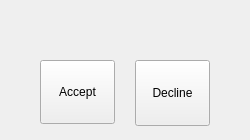
<?xml version="1.0" encoding="UTF-8"?>
<ui version="4.0">
 <class>CallerWidget</class>
 <widget class="QWidget" name="CallerWidget">
  <property name="geometry">
   <rect>
    <x>0</x>
    <y>0</y>
    <width>250</width>
    <height>140</height>
   </rect>
  </property>
  <property name="windowTitle">
   <string>Form</string>
  </property>
  <widget class="QPushButton" name="AcceptButton">
   <property name="geometry">
    <rect>
     <x>40</x>
     <y>60</y>
     <width>75</width>
     <height>64</height>
    </rect>
   </property>
   <property name="text">
    <string>Accept</string>
   </property>
  </widget>
  <widget class="QPushButton" name="DeclineButton">
   <property name="geometry">
    <rect>
     <x>135</x>
     <y>60</y>
     <width>75</width>
     <height>66</height>
    </rect>
   </property>
   <property name="text">
    <string>Decline</string>
   </property>
  </widget>
  <widget class="QLabel" name="CallerLabel">
   <property name="geometry">
    <rect>
     <x>30</x>
     <y>10</y>
     <width>200</width>
     <height>30</height>
    </rect>
   </property>
   <property name="font">
    <font>
     <pointsize>16</pointsize>
    </font>
   </property>
   <property name="text">
    <string/>
   </property>
  </widget>
 </widget>
 <resources/>
 <connections/>
</ui>
